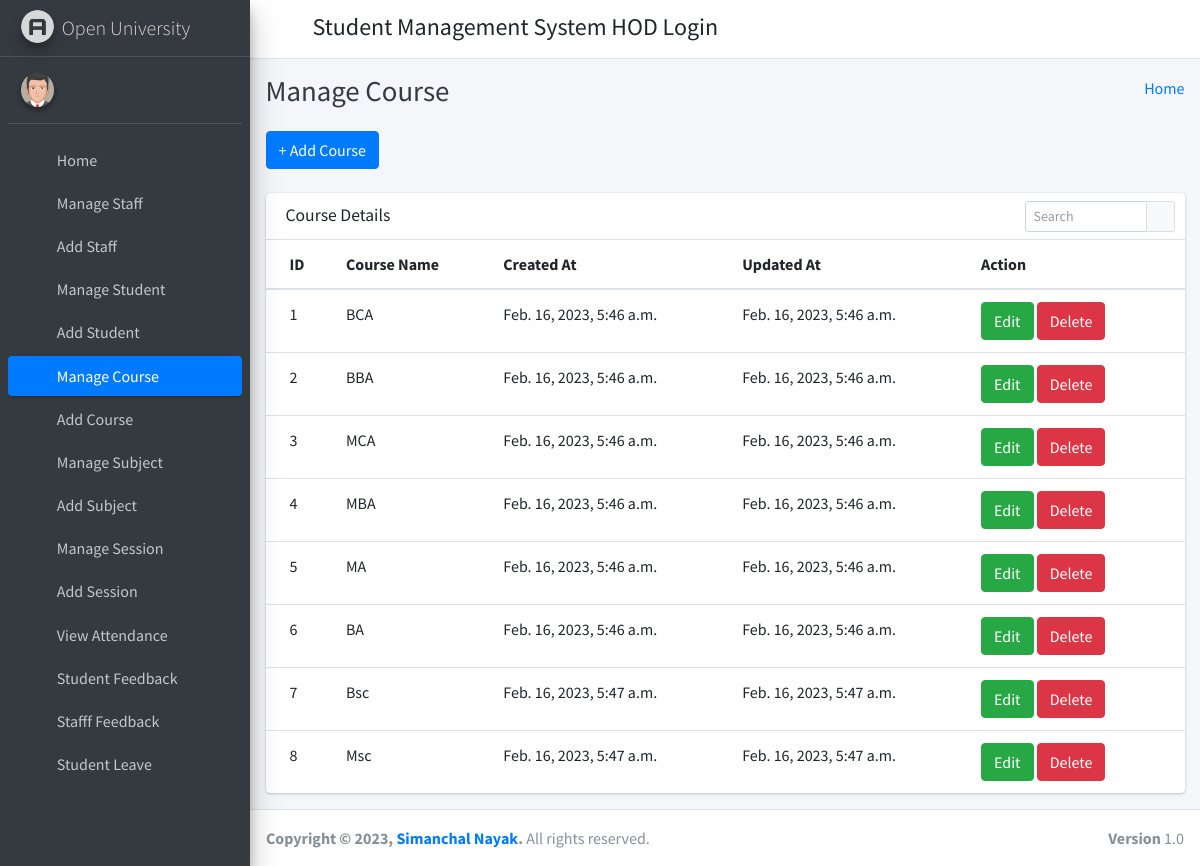
Screenshot of /manage_course/ with the database file from the repository.
### student_management_app/models.py (models this page shows)
class Courses(models.Model):
    id = models.AutoField(primary_key=True)
    course_name = models.CharField(max_length=255)
    created_at = models.DateTimeField(auto_now_add=True)
    updated_at = models.DateTimeField(auto_now=True)
    objects = models.Manager()

### student_management_app/HodViews.py (the view)
# urls.py: path('manage_course/', HodViews.manage_course, name="manage_course"),
def manage_course(request):
    courses = Courses.objects.all()
    context = {
        "courses": courses
    }
    return render(request, 'hod_template/manage_course_template.html', context)

### student_management_app/templates/hod_template/manage_course_template.html (shortened to what this page needs)
{% extends 'hod_template/base_template.html' %}
{% block page_title %}
    Manage Course
{% endblock page_title %}
{% block main_content %}
{% load static %}
<section class="content">
        <div class="container-fluid">
            <a class="btn btn-primary" href="{% url 'add_course' %}" role="button">+ Add Course</a> <br/>&nbsp;
            <div class="row">
                <div class="col-md-12">
                    <div class="card">
                        <div class="card-header">
                            <h3 class="card-title">Course Details</h3>
                            <div class="card-tools">
                            <div class="input-group input-group-sm" style="width: 150px;">
                                <input type="text" name="table_search" class="form-control float-right" placeholder="Search">
                                <div class="input-group-append">
                                <button type="submit" class="btn btn-default"><i class="fas fa-search"></i></button>
                                </div>
                            </div>
                            </div>
                        </div>
                        <div class="card-body table-responsive p-0">
                            <table class="table table-hover text-nowrap">
                            <thead>
                                <tr>
                                <th>ID</th>
                                <th>Course Name</th>
                                <th>Created At</th>
                                <th>Updated At</th>
                                <th>Action</th>
                                </tr>
                            </thead>
                            <tbody>
                                {% for course in courses %}
                                <tr>
                                <td>{{ course.id }}</td>
                                <td>{{ course.course_name }}</td>
                                <td>{{ course.created_at }}</td>
                                <td>{{ course.updated_at }}</td>
                                <td>
                                    <a href="{% url 'edit_course' course.id %}" class="btn btn-success">Edit</a>
                                    <a href="{% url 'delete_course' course.id %}" class="btn btn-danger">Delete</a>
                                </td>
                                </tr>
                                {% endfor %}
                            </tbody>
                            </table>
                        </div>
                        </div>
                </div>
            </div>
        </div>
      </section>
  {% endblock main_content %}

### student_management_app/templates/hod_template/base_template.html (shortened to what this page needs)
{% load static %}
<!DOCTYPE html>
<html>
<head>
  <link rel="stylesheet" href="{% static "fontawesome-free/css/all.min.css" %}">
  <link rel="stylesheet" href="https://code.ionicframework.com/ionicons/2.0.1/css/ionicons.min.css">
  <link rel="stylesheet" href="{% static 'tempusdominus-bootstrap-4/css/tempusdominus-bootstrap-4.min.css' %}">
  <link rel="stylesheet" href="{% static "icheck-bootstrap/icheck-bootstrap.min.css" %}">
  <link rel="stylesheet" href="{% static "jqvmap/jqvmap.min.css" %}">
  <link rel="stylesheet" href="{% static 'dist/css/adminlte.min.css'  %}">
  <link rel="stylesheet" href="{% static "overlayScrollbars/css/OverlayScrollbars.min.css" %}">
  <link rel="stylesheet" href="{% static "daterangepicker/daterangepicker.css" %}">
  <link rel="stylesheet" href="{% static "summernote/summernote-bs4.css" %}">
</head>
<body class="hold-transition sidebar-mini layout-fixed">
  <div class="wrapper">
    <nav class="main-header navbar navbar-expand navbar-white navbar-light">
      <ul class="navbar-nav">
        <li class="nav-item">
          <a class="nav-link" data-widget="pushmenu" href="#" role="button"><i class="fas fa-bars"></i></a>
        </li>
      </ul>
      <h4 style="margin-left: 10px; margin-top: 5px;">Student Management System HOD Login</h4>
      <ul class="navbar-nav ml-auto">
      <li class="nav-item dropdown">
        <a class="nav-link" data-toggle="dropdown" href="#" aria-expanded="false">
          <i class="fas fa-cog"></i>
        </a>
      </li>
    </ul>
    </nav>
    {% include 'hod_template/sidebar_template.html' with user=user id=id %}
    <div class="content-wrapper">
      <div class="content-header">
        <div class="container-fluid">
          <div class="row mb-2">
            <div class="col-sm-6">
              <h1 class="m-0 text-dark">
                {% block page_title %}
                {% endblock page_title %}
              </h1>
            </div>
            <div class="col-sm-6">
              <ol class="breadcrumb float-sm-right">
                <li class="breadcrumb-item"><a href="{% url 'admin_home' %}">Home</a></li>
              </ol>
            </div>
          </div>
        </div>
      </div>
      {% block main_content %}
      {% endblock main_content %}
    </div>
    {% include 'hod_template/footer.html' %}
  </div>
</body>
</html>

### student_management_app/templates/hod_template/sidebar_template.html (shortened to what this page needs)
{% load static %}
<aside class="main-sidebar sidebar-dark-primary elevation-4">
      <a href="{% url 'admin_home' %}" class="brand-link">
        <img src="{% static 'dist/img/AdminLTELogo.png' %}" alt="AdminLTE Logo" class="brand-image img-circle elevation-3"
            style="opacity: .8">
        <span class="brand-text font-weight-light">Open University</span>
      </a>
      <div class="sidebar">
        <div class="user-panel mt-3 pb-3 mb-3 d-flex">
          <div class="image">
            <img src="{% static 'dist/img/user2-160x160.jpg' %}" class="img-circle elevation-2" alt="User Image">
          </div>
          <div class="info">
          </div>
        </div>
        <nav class="mt-2">
          <ul class="nav nav-pills nav-sidebar flex-column" data-widget="treeview" role="menu" data-accordion="false">
            <li class="nav-item">
              {% url 'admin_home' as admin_home %}
              <a href="{{ admin_home }}" class="nav-link {% if request.path == admin_home %} active {% endif %}">
                <i class="nav-icon fas fa-tachometer-alt"></i>
                <p>
                  Home
                </p>
              </a>
            </li>
            <li class="nav-item">
              {% url 'manage_staff' as manage_staff %}
              {% url 'edit_staff' staff_id=id as edit_staff %}
              <a href="{{ manage_staff }}" class="nav-link {% if request.path == manage_staff %} active {% endif %} {% if request.path == edit_staff %} active {% endif %}">
                <i class="nav-icon fas fa-chalkboard-teacher"></i>
                <p>
                  Manage Staff
                </p>
              </a>
            </li>
            <li class="nav-item">
              {% url 'add_staff' as add_staff %}
              <a href="{{ add_staff }}" class="nav-link {% if request.path == add_staff %} active {% endif %}">
                <i class="nav-icon fas fa-th"></i>
                <p>
                  Add Staff
                </p>
              </a>
            </li>
            <li class="nav-item">
              {% url 'manage_student' as manage_student %}
              {% url 'edit_student' student_id=id as edit_student %}
              <a href="{{ manage_student }}" class="nav-link {% if request.path == manage_student %} active {% endif %} {% if request.path == edit_student %} active {% endif %}">
                <i class="nav-icon fas fa-user-graduate"></i>
                <p>
                  Manage Student
                </p>
              </a>
            </li>
            <li class="nav-item">
              {% url 'add_student' as add_student %}
              <a href="{{ add_student }}" class="nav-link {% if request.path == add_student %} active {% endif %}">
                <i class="nav-icon fas fa-th"></i>
                <p>
                  Add Student
                </p>
              </a>
            </li>
            <li class="nav-item">
              {% url 'manage_course' as manage_course %}
              {% url 'edit_course' course_id=id as edit_course %}
              <a href="{{ manage_course }}" class="nav-link {% if request.path == manage_course %} active {% endif %} {% if request.path == edit_course %} active {% endif %}">
                <i class="nav-icon fas fa-chalkboard"></i>
                <p>
                  Manage Course
                </p>
              </a>
            </li>
            <li class="nav-item">
            {% url 'add_course' as add_course %}
              <a href="{{ add_course }}" class="nav-link {% if request.path == add_course %} active {% endif %}">
                <i class="nav-icon fas fa-th"></i>
                <p>
                  Add Course
                </p>
              </a>
            </li>
            <li class="nav-item">
              {% url 'manage_subject' as manage_subject %}
              {% url 'edit_subject' subject_id=id as edit_subject %}
              <a href="{{ manage_subject }}" class="nav-link {% if request.path == manage_subject %} active {% endif %} {% if request.path == edit_subject %} active {% endif %}">
                <i class="nav-icon fas fa-book"></i>
                <p>
                  Manage Subject
                </p>
              </a>
            </li>
            <li class="nav-item">
              {% url 'add_subject' as add_subject %}
              <a href="{{ add_subject }}" class="nav-link {% if request.path == add_subject %} active {% endif %}">
                <i class="nav-icon fas fa-th"></i>
                <p>
                  Add Subject
                </p>
              </a>
            </li>
            <li class="nav-item">
              {% url 'manage_session' as manage_session %}
              {% url 'edit_session' session_id=id as edit_session %}
              <a href="{{ manage_session }}" class="nav-link {% if request.path == manage_session %} active {% endif %} {% if request.path == edit_session %} active {% endif %}">
                <i class="nav-icon fas fa-graduation-cap"></i>
                <p>
                  Manage Session
                </p>
              </a>
            </li>
            <li class="nav-item">
              {% url 'add_session' as add_session %}
              <a href="{{ add_session }}" class="nav-link {% if request.path == add_session %} active {% endif %}">
                <i class="nav-icon fas fa-th"></i>
                <p>
                  Add Session
                </p>
              </a>
            </li>
            <li class="nav-item">
              {% url 'admin_view_attendance' as admin_view_attendance %}
              <a href="{{ admin_view_attendance }}" class="nav-link {% if request.path == admin_view_attendance %} active {% endif %}">
                <i class="nav-icon fas fa-calendar-alt"></i>
                <p>
                  View Attendance
                </p>
              </a>
            </li>
            <li class="nav-item">
              {% url 'student_feedback_message' as student_feedback_message %}
              <a href="{{ student_feedback_message }}" class="nav-link {% if request.path == student_feedback_message %} active {% endif %}">
                <i class="nav-icon fas fa-th"></i>
                <p>
                  Student Feedback
                </p>
              </a>
            </li>
            <li class="nav-item">
              {% url 'staff_feedback_message' as staff_feedback_message %}
              <a href="{{ staff_feedback_message }}" class="nav-link {% if request.path == staff_feedback_message %} active {% endif %}">
                <i class="nav-icon fas fa-th"></i>
                <p>
                  Stafff Feedback
                </p>
              </a>
            </li>
            <li class="nav-item">
              {% url 'student_leave_view' as student_leave_view %}
              <a href="{{ student_leave_view }}" class="nav-link {% if request.path == student_leave_view %} active {% endif %}">
                <i class="nav-icon fas fa-th"></i>
                <p>
                  Student Leave
                </p>
              </a>
            </li>
            <li class="nav-item">
              {% url 'staff_leave_view' as staff_leave_view %}
              <a href="{{ staff_leave_view }}" class="nav-link {% if request.path == staff_leave_view %} active {% endif %}">
                <p>
                </p>
              </a>
            </li>
          </ul>
        </nav>
      </div>
    </aside>

### student_management_app/templates/hod_template/footer.html
<footer class="main-footer">
  <strong>Copyright &copy; {% now "Y" %}, <a href="https://www.linkedin.com/in/simanchal-nayak-%F0%9F%87%AE%F0%9F%87%B3-7a9143179/">Simanchal Nayak</a>.</strong>
      All rights reserved.
      <div class="float-right d-none d-sm-inline-block">
        <b>Version</b> 1.0
      </div>
    </footer>

### rows the page displays
Courses: id "1", course_name "BCA", created_at "Feb. 16, 2023, 5:46 a.m.", updated_at "Feb. 16, 2023, 5:46 a.m."
Courses: id "2", course_name "BBA", created_at "Feb. 16, 2023, 5:46 a.m.", updated_at "Feb. 16, 2023, 5:46 a.m."
Courses: id "3", course_name "MCA", created_at "Feb. 16, 2023, 5:46 a.m.", updated_at "Feb. 16, 2023, 5:46 a.m."
Courses: id "4", course_name "MBA", created_at "Feb. 16, 2023, 5:46 a.m.", updated_at "Feb. 16, 2023, 5:46 a.m."
Courses: id "5", course_name "MA", created_at "Feb. 16, 2023, 5:46 a.m.", updated_at "Feb. 16, 2023, 5:46 a.m."
Courses: id "6", course_name "BA", created_at "Feb. 16, 2023, 5:46 a.m.", updated_at "Feb. 16, 2023, 5:46 a.m."
Courses: id "7", course_name "Bsc", created_at "Feb. 16, 2023, 5:47 a.m.", updated_at "Feb. 16, 2023, 5:47 a.m."
Courses: id "8", course_name "Msc", created_at "Feb. 16, 2023, 5:47 a.m.", updated_at "Feb. 16, 2023, 5:47 a.m."
